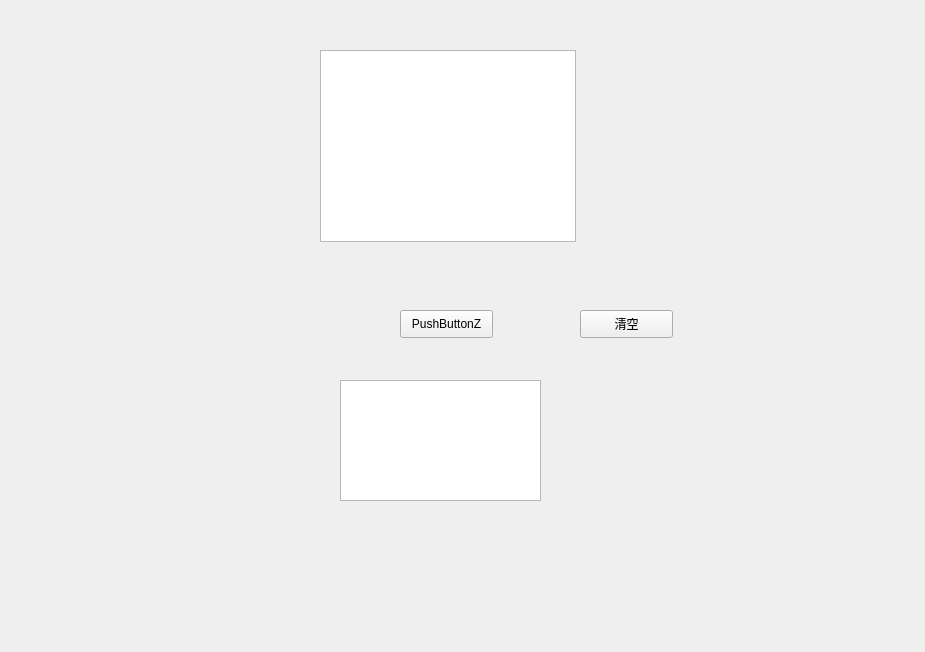
<?xml version="1.0" encoding="UTF-8"?>
<ui version="4.0">
 <class>Widget</class>
 <widget class="QWidget" name="Widget">
  <property name="geometry">
   <rect>
    <x>0</x>
    <y>0</y>
    <width>925</width>
    <height>652</height>
   </rect>
  </property>
  <property name="windowTitle">
   <string>Widget</string>
  </property>
  <widget class="QTextEdit" name="textEditYan">
   <property name="geometry">
    <rect>
     <x>340</x>
     <y>380</y>
     <width>201</width>
     <height>121</height>
    </rect>
   </property>
  </widget>
  <widget class="QTextBrowser" name="textBrowserZ">
   <property name="geometry">
    <rect>
     <x>320</x>
     <y>50</y>
     <width>256</width>
     <height>192</height>
    </rect>
   </property>
  </widget>
  <widget class="QPushButton" name="pushButtonZ">
   <property name="geometry">
    <rect>
     <x>400</x>
     <y>310</y>
     <width>93</width>
     <height>28</height>
    </rect>
   </property>
   <property name="text">
    <string>PushButtonZ</string>
   </property>
  </widget>
  <widget class="QPushButton" name="pushButton2Z">
   <property name="geometry">
    <rect>
     <x>580</x>
     <y>310</y>
     <width>93</width>
     <height>28</height>
    </rect>
   </property>
   <property name="text">
    <string>清空</string>
   </property>
  </widget>
 </widget>
 <layoutdefault spacing="6" margin="11"/>
 <resources/>
 <connections/>
</ui>
